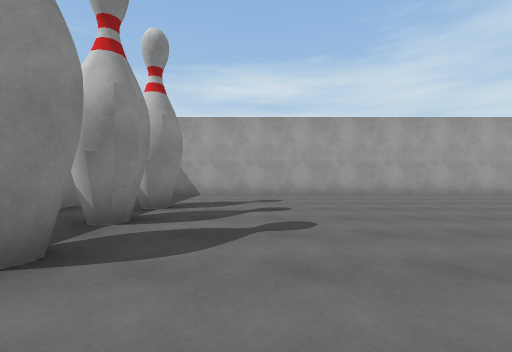
[1] (above)

16 first-person views from a walk through a Unity game level. The camera is 1.2 m above the floor, looks level and sees 90° across. The floor is counted in squares, 2 m on a side. Each view is taken from the middle of a square. On the plan, view 1 faces up. The plan holds only what a view shows up to about 9 squares ahead; the rest is blank. The place goes on beyond the plan. The player character is not drawn. Surface patterns are stand-ins for the level's own textures.

[2]
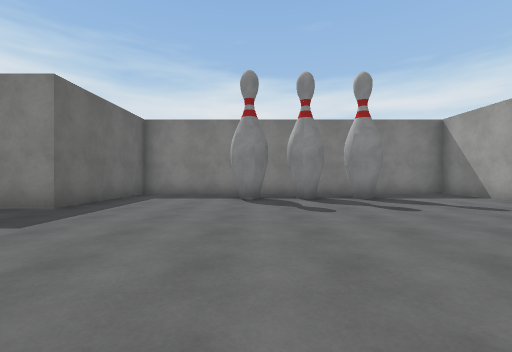

[3]
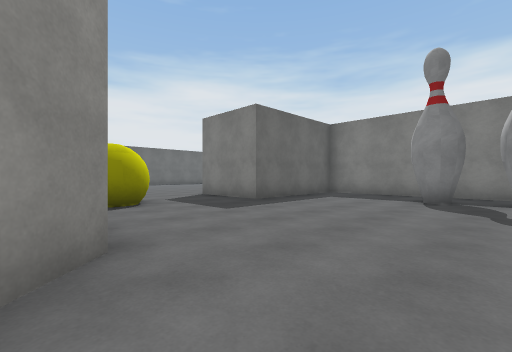

[4]
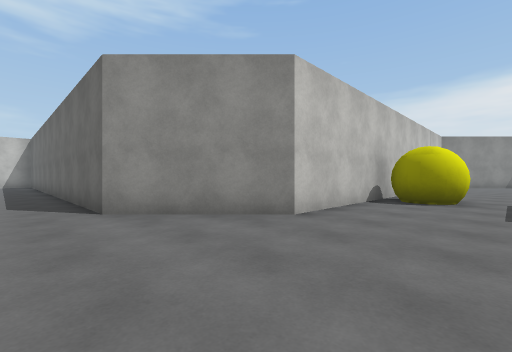

[5]
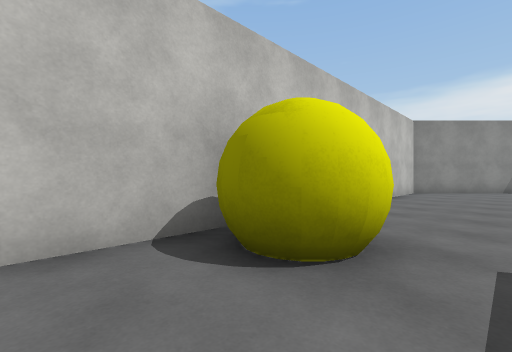

[6]
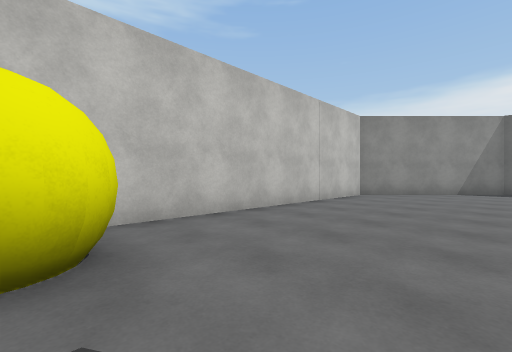

[7]
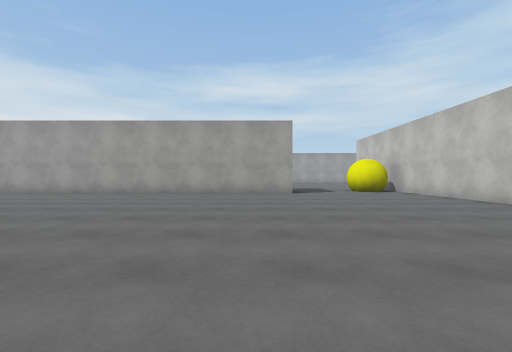

[8]
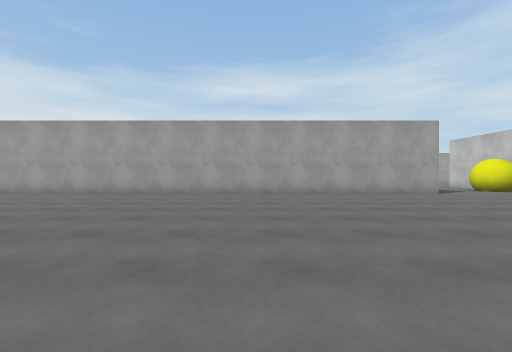

[9]
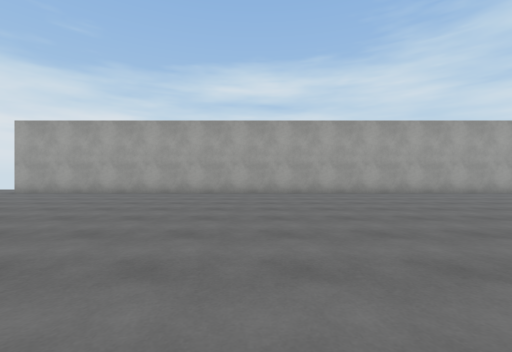

[10]
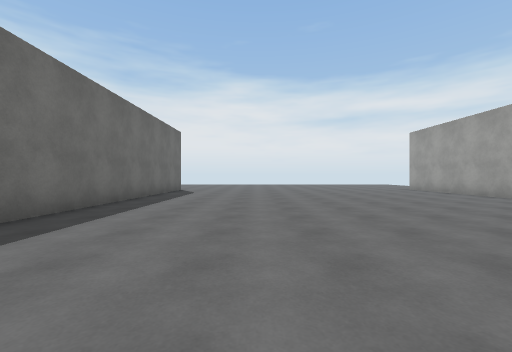

[11]
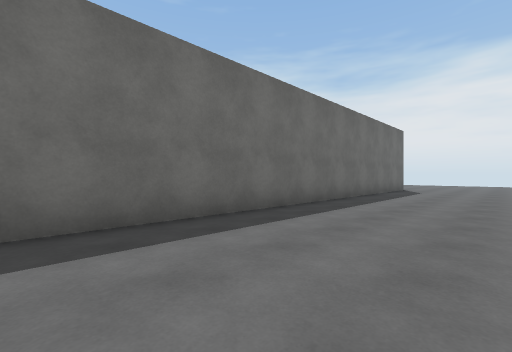

[12]
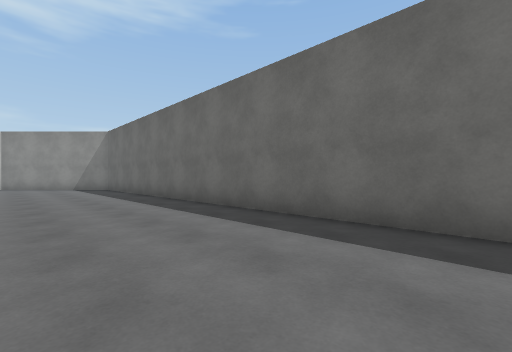

[13]
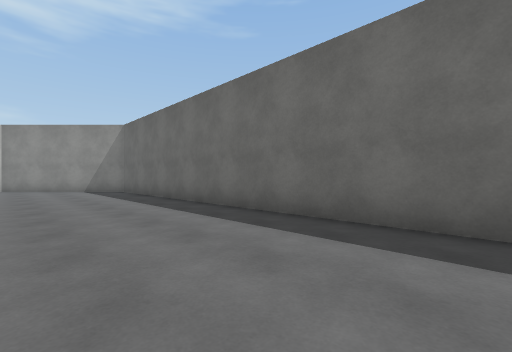

[14]
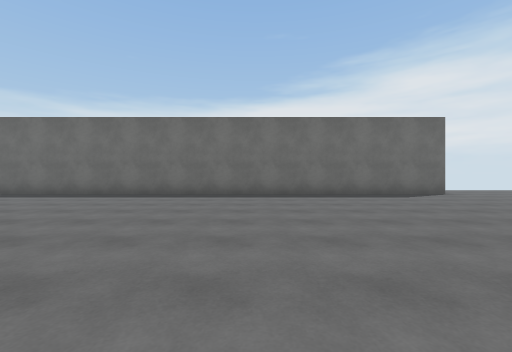

[15]
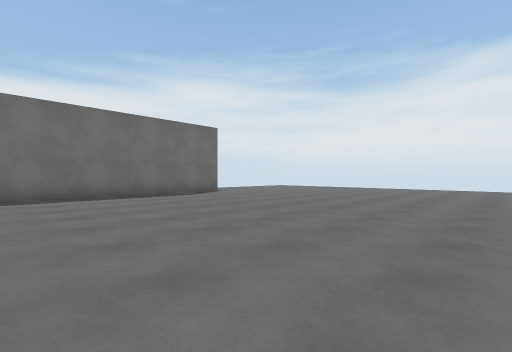

[16]
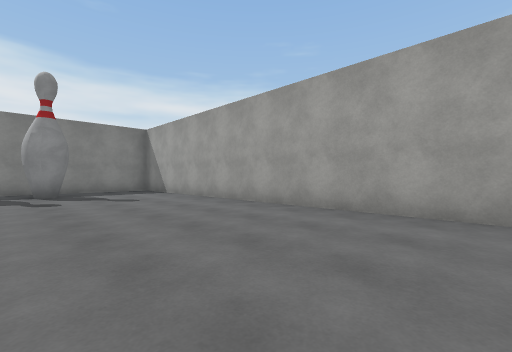

### Floor plan
Points are (right, up) in squares from view 1. A wall is a line through its corners. A room is listed if a view was taken in it or the views show most of it. See-through windows are left out.
Room 1 (views 1, 2, 3, 4, 5, 6, 16)
walls: (4.4, -3) (4.4, 0.7) (6.5, 2.9) (7.5, 2.9); (7.5, 8.3) (-3.6, 8.3) (-3.6, -1.7) (0.2, -1.7) (0.2, -4.2)
ways out: opening at (1.5, -3) to room 2
objects: other object (-2, 2); other object (-2, 3); other object (-2, 5)
Room 2 (views 7, 8, 9, 10, 11, 12, 13, 14, 15)
walls: (0.2, -4.2) (-19.5, -4.2); (-19.5, -14.2) (1.2, -14.2) (4.4, -11) (4.4, -3)
ways out: opening at (1.5, -3) to room 1

Positions as (right, up) in squares from view 1, and headings:
1: (0, 0), facing up
2: (5, 2), facing left
3: (5, 3), facing down-left
4: (2, 4), facing down-right
5: (2, -1), facing down-right
6: (1, -3), facing down-right
7: (-1, -13), facing up
8: (-6, -13), facing up
9: (-13, -13), facing up
10: (-10, -11), facing left
11: (-9, -11), facing down-left
12: (-11, -11), facing down-right
13: (-9, -11), facing down-right
14: (-15, -6), facing down
15: (-15, -6), facing down-left
16: (7, 4), facing up-left
